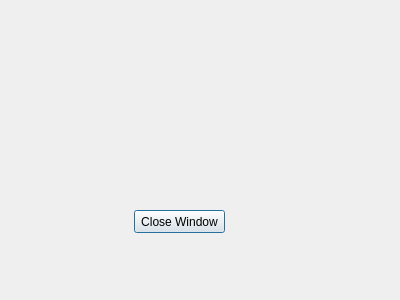
<?xml version="1.0" encoding="UTF-8"?>
<ui version="4.0">
 <class>Dialog</class>
 <widget class="QDialog" name="Dialog">
  <property name="geometry">
   <rect>
    <x>0</x>
    <y>0</y>
    <width>400</width>
    <height>300</height>
   </rect>
  </property>
  <property name="windowTitle">
   <string>Dialog</string>
  </property>
  <widget class="QPushButton" name="pushButtonClose">
   <property name="geometry">
    <rect>
     <x>134</x>
     <y>210</y>
     <width>91</width>
     <height>23</height>
    </rect>
   </property>
   <property name="text">
    <string>Close Window</string>
   </property>
  </widget>
 </widget>
 <resources/>
 <connections>
  <connection>
   <sender>pushButtonClose</sender>
   <signal>clicked()</signal>
   <receiver>Dialog</receiver>
   <slot>close()</slot>
   <hints>
    <hint type="sourcelabel">
     <x>163</x>
     <y>222</y>
    </hint>
    <hint type="destinationlabel">
     <x>385</x>
     <y>-12</y>
    </hint>
   </hints>
  </connection>
 </connections>
</ui>
